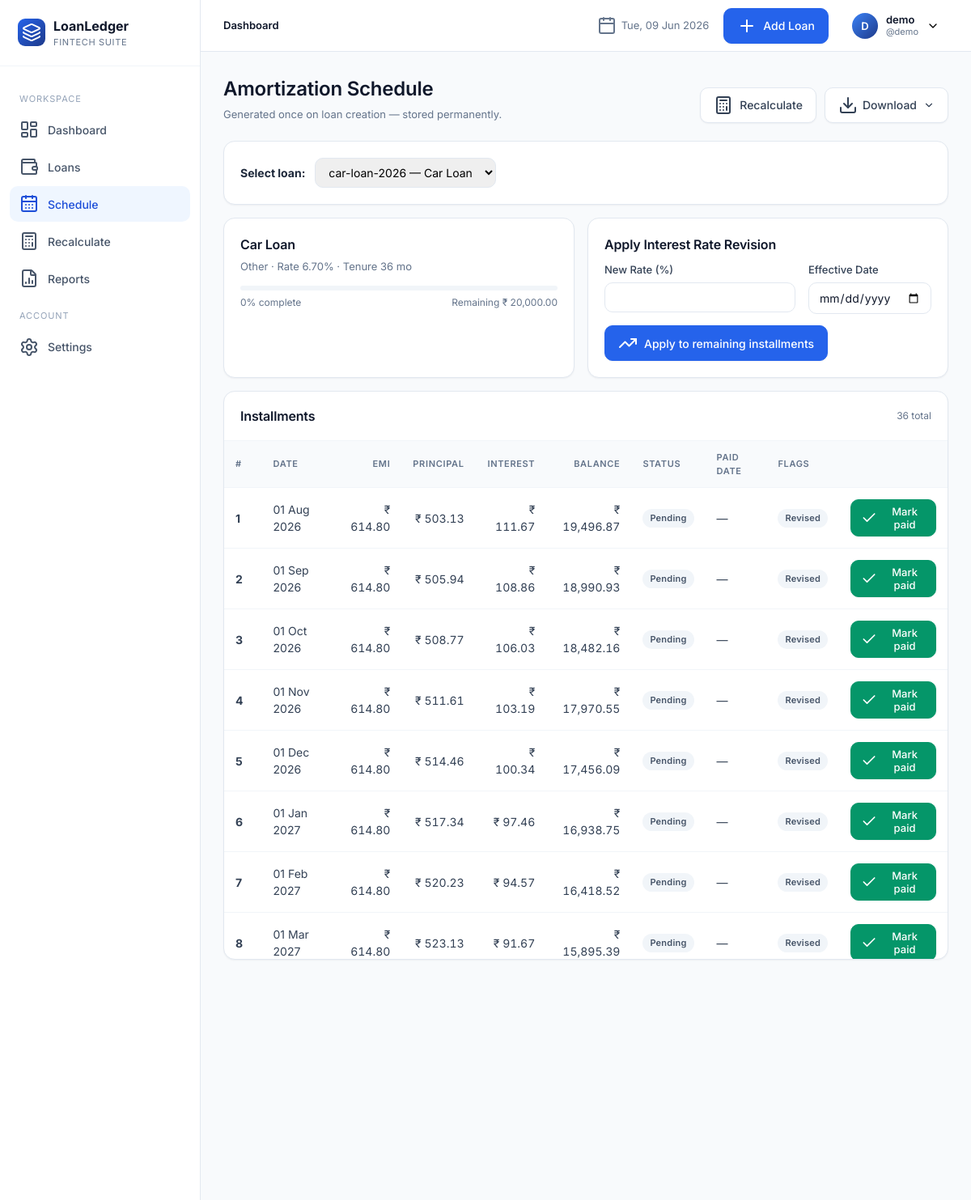
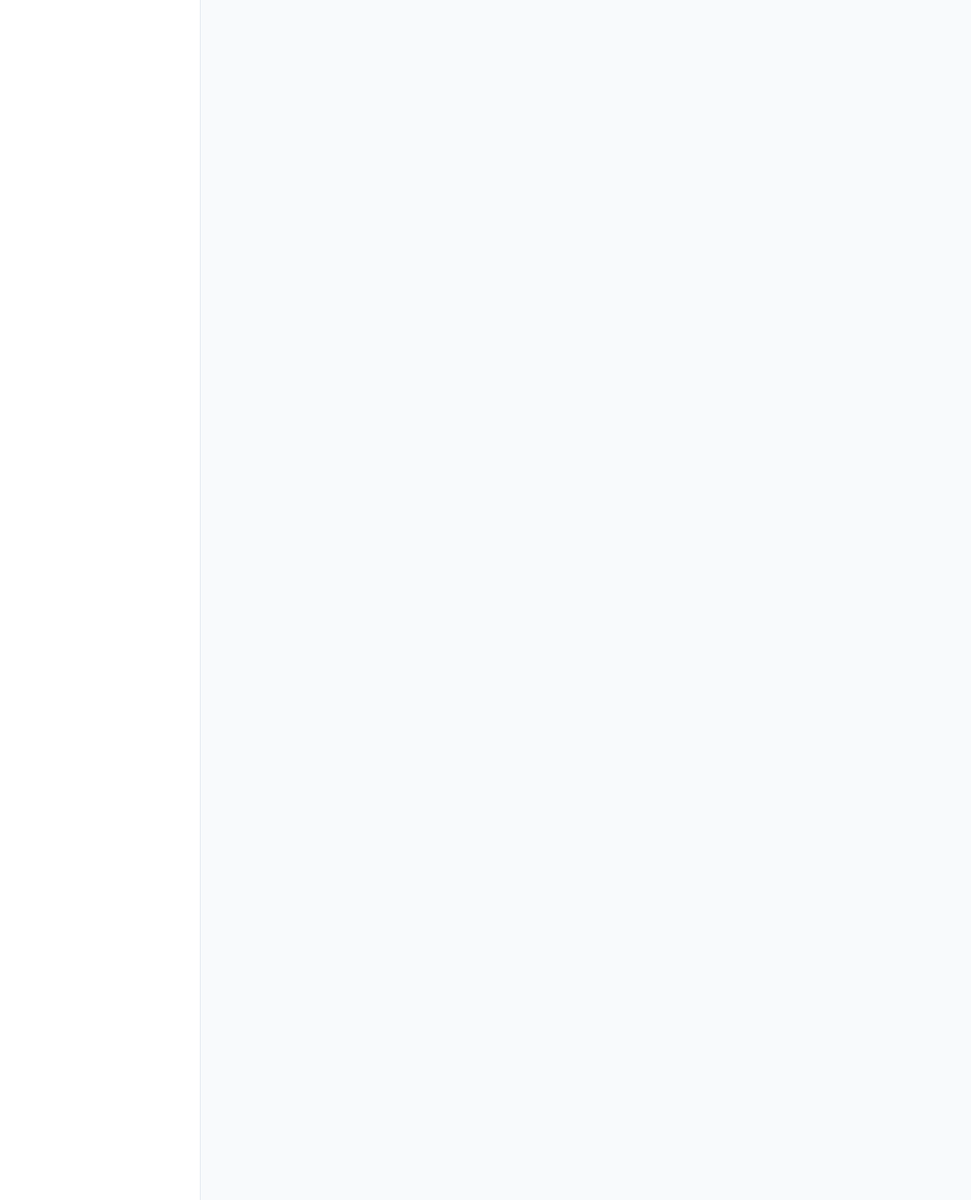
The page /schedule/ (signed in, upper part) on the database as committed earlier (2 pictures, top to bottom).
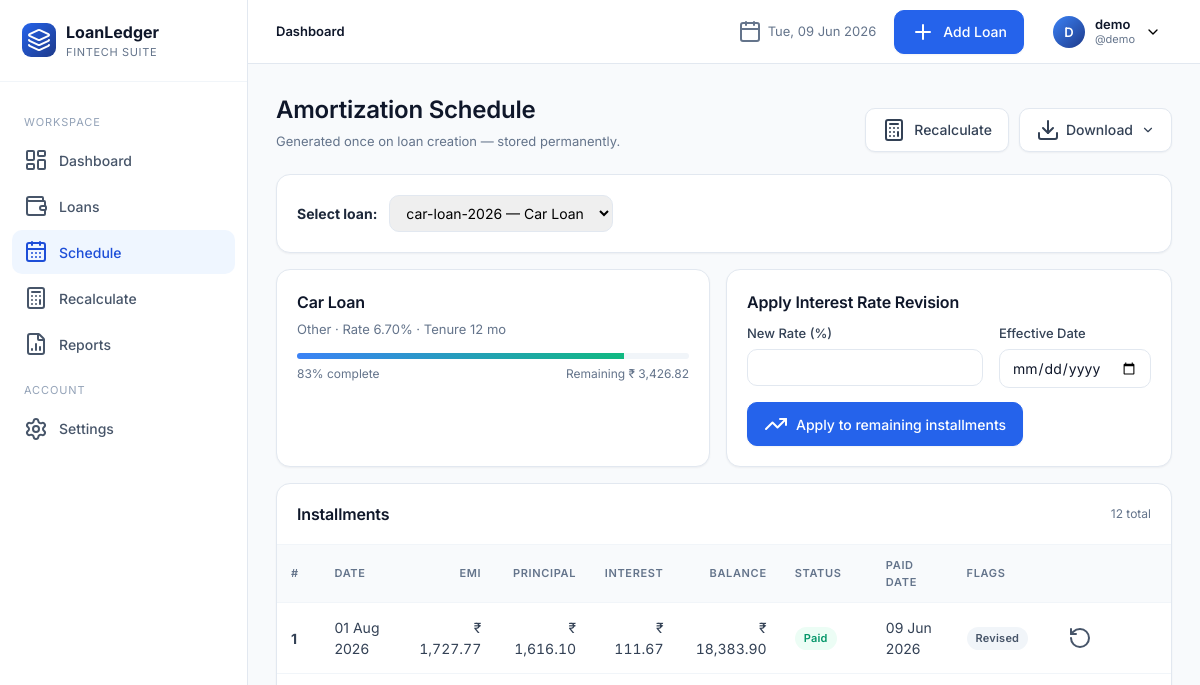
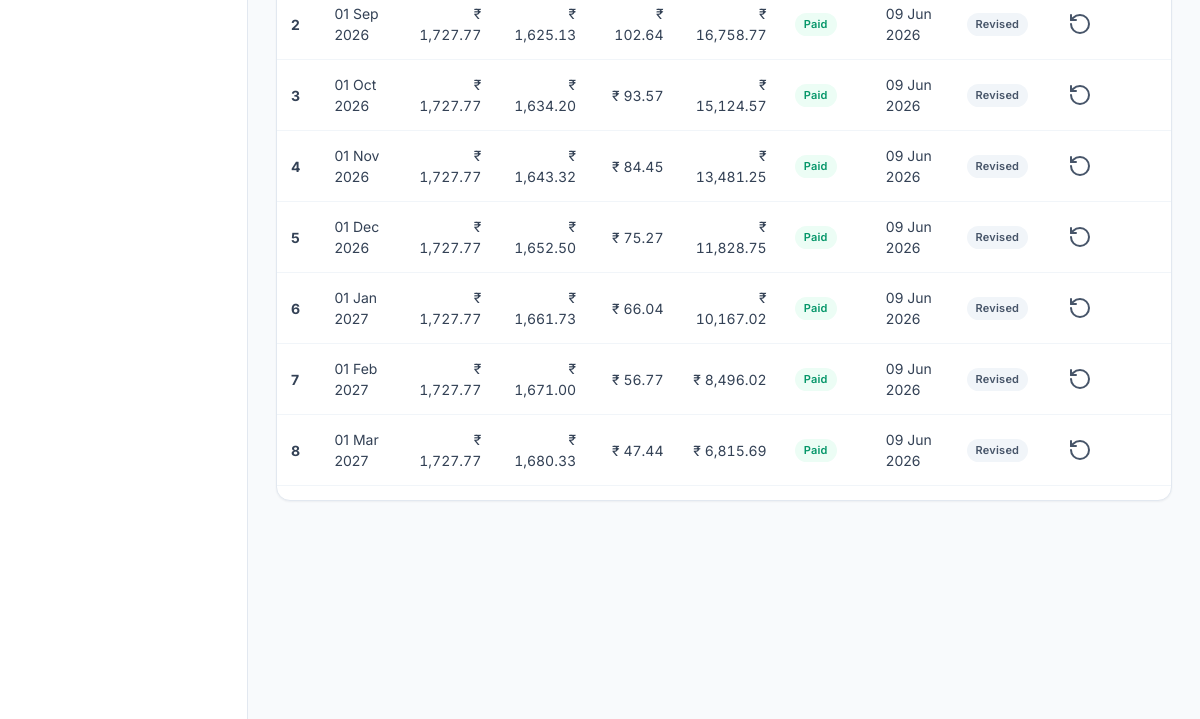
The same page on the database as committed later (2 pictures, top to bottom).
### app/models.py (models this page shows, shortened)
class User(UserMixin, db.Model):
    __tablename__ = "users"
    id = db.Column(db.Integer, primary_key=True)
    full_name = db.Column(db.String(120), nullable=False)
    username = db.Column(db.String(64), unique=True, nullable=False, index=True)
    email = db.Column(db.String(160), unique=True, nullable=False, index=True)
    password_hash = db.Column(db.String(256), nullable=False)
    preferred_currency = db.Column(db.String(8), default="INR")
    preferred_date_format = db.Column(db.String(20), default="%d %b %Y")
    created_at = db.Column(db.DateTime, default=datetime.utcnow)
    loans = db.relationship("Loan", backref="owner", lazy="dynamic", cascade="all, delete-orphan")

class Loan(db.Model):
    __tablename__ = "loans"
    id = db.Column(db.Integer, primary_key=True)
    user_id = db.Column(db.Integer, db.ForeignKey("users.id"), nullable=False, index=True)
    loan_id = db.Column(db.String(40), nullable=False, index=True)  # manual unique per user
    loan_name = db.Column(db.String(120), nullable=False)
    loan_category = db.Column(db.String(50), nullable=False, default="Personal")
    bank_name = db.Column(db.String(120), nullable=False)
    loan_amount = db.Column(db.Float, nullable=False)
    interest_rate = db.Column(db.Float, nullable=False)  # annual %
    down_payment = db.Column(db.Float, default=0)
    custom_emi = db.Column(db.Float, nullable=True)
    start_date = db.Column(db.Date, nullable=False)
    tenure_months = db.Column(db.Integer, nullable=False)
    loan_status = db.Column(db.String(20), default="Active", index=True)
    remaining_balance = db.Column(db.Float, default=0)
    completion_percentage = db.Column(db.Float, default=0)
    is_archived = db.Column(db.Boolean, default=False, index=True)
    balloon_date = db.Column(db.Date, nullable=True)
    balloon_amount = db.Column(db.Float, nullable=True)
    notes = db.Column(db.Text)
    closed_at = db.Column(db.DateTime, nullable=True)
    final_amount = db.Column(db.Float, nullable=True)
    closure_notes = db.Column(db.Text, nullable=True)
    created_at = db.Column(db.DateTime, default=datetime.utcnow)
    updated_at = db.Column(db.DateTime, default=datetime.utcnow, onupdate=datetime.utcnow)
    schedules = db.relationship("Schedule", backref="loan", lazy="dynamic",
                                cascade="all, delete-orphan", order_by="Schedule.month_index")
    __table_args__ = (db.UniqueConstraint("user_id", "loan_id", name="uq_user_loanid"),)

class Schedule(db.Model):
    __tablename__ = "schedules"
    id = db.Column(db.Integer, primary_key=True)
    loan_id = db.Column(db.Integer, db.ForeignKey("loans.id"), nullable=False, index=True)
    month_index = db.Column(db.Integer, nullable=False)
    payment_date = db.Column(db.Date, nullable=False)
    emi = db.Column(db.Float, nullable=False)
    principal = db.Column(db.Float, nullable=False)
    interest = db.Column(db.Float, nullable=False)
    remaining_balance = db.Column(db.Float, nullable=False)
    payment_status = db.Column(db.String(20), default="Pending")  # Pending / Paid / Overdue
    paid_date = db.Column(db.Date, nullable=True)
    notes = db.Column(db.String(255))
    is_balloon = db.Column(db.Boolean, default=False)
    is_revised = db.Column(db.Boolean, default=False)

### app/blueprints/schedule.py (the view)
@schedule_bp.route("/")
@login_required
def index():
    loans = current_user.loans.filter_by(is_archived=False).order_by(Loan.created_at.desc()).all()
    selected_id = request.args.get("loan_pk", type=int)
    loan = _get_loan(selected_id) if selected_id else (loans[0] if loans else None)
    revision_form = InterestRevisionForm()
    return render_template("schedule/index.html", loans=loans, loan=loan, revision_form=revision_form)

### app/forms.py
class InterestRevisionForm(FlaskForm):
    new_rate = FloatField("New Interest Rate (%)", validators=[InputRequired(), NumberRange(min=0, max=100)])
    effective_date = DateField("Effective Date", validators=[DataRequired()])
    submit = SubmitField("Apply Revision")

### app/utils.py (called while the page is built)
def format_date(d, fmt=None):
    if not d:
        return "-"
    if fmt is None and current_user and current_user.is_authenticated:
        fmt = current_user.preferred_date_format or "%d %b %Y"
    fmt = fmt or "%d %b %Y"
    try:
        return d.strftime(fmt)
    except Exception:
        return str(d)

### app/templates/schedule/index.html (shortened to what this page needs)
{% extends "base.html" %}
{% block content %}
<div class="page-header">
  <div class="title-block">
    <h1>Amortization Schedule</h1>
    <div class="sub">Generated once on loan creation — stored permanently.</div>
  </div>
  <div class="actions">
    {% if loan %}
      <a href="{{ url_for('recalc.index', loan_pk=loan.id) }}" class="btn secondary">
        <i data-lucide="calculator"></i> Recalculate
      </a>
      <div style="display:inline-block;position:relative">
        <button class="btn secondary" id="csvPdfBtn" type="button" style="gap:6px">
          <i data-lucide="download"></i> Download <i data-lucide="chevron-down" style="width:14px;height:14px;margin-left:2px"></i>
        </button>
      </div>
    {% endif %}
  </div>
</div>
{% if not loans %}
  <div class="card pad empty">
    <i data-lucide="calendar-x"></i>
    <h3>No loans yet</h3>
    <p>Create a loan to view its schedule.</p>
  </div>
{% else %}
  <div class="card" style="margin-bottom:16px">
    <div class="card-body" style="display:flex;align-items:center;gap:12px;flex-wrap:wrap">
      <strong>Select loan:</strong>
      <select onchange="location.href=this.value"
        style="padding:8px 12px;border:1px solid var(--slate-200);border-radius:10px">
        {% for l in loans %}
          <option value="{{ url_for('schedule.view', loan_pk=l.id) }}"
            {% if loan and l.id == loan.id %}selected{% endif %}>
            {{ l.loan_id }} — {{ l.loan_name }}
          </option>
        {% endfor %}
      </select>
    </div>
  </div>
  {% if loan %}
    <div class="grid grid-2" style="margin-bottom:16px">
      <div class="card pad">
        <h3 style="margin-bottom:6px">{{ loan.loan_name }}</h3>
        <div style="color:var(--slate-500);font-size:13px">
          {{ loan.bank_name }} · Rate {{ '%.2f'|format(loan.interest_rate) }}%
          · Tenure {{ loan.tenure_months }} mo
        </div>
        <div style="margin-top:14px">
          <div class="progress">
            <div class="progress-bar" style="width: {{ loan.completion_percentage }}%"></div>
          </div>
          <div style="display:flex;justify-content:space-between;font-size:12px;color:var(--slate-500);margin-top:6px">
            <span>{{ '%.0f'|format(loan.completion_percentage) }}% complete</span>
            <span>Remaining {{ loan.remaining_balance|money }}</span>
          </div>
        </div>
      </div>
      <div class="card pad">
        <h3 style="margin-bottom:10px">Apply Interest Rate Revision</h3>
        <form method="post" action="{{ url_for('schedule.revise_interest', loan_pk=loan.id) }}">
          <div class="form-grid">
            <div class="form-row">
              <label>New Rate (%)</label>
              {{ revision_form.new_rate() }}
            </div>
            <div class="form-row">
              <label>Effective Date</label>
              {{ revision_form.effective_date() }}
            </div>
          </div>
          <button class="btn">
            <i data-lucide="trending-up"></i>
            Apply to remaining installments
          </button>
        </form>
      </div>
    </div>
    <div class="card">
      <div class="card-header">
        <h3>Installments</h3>
        <span style="font-size:12px;color:var(--slate-500)">
          {{ loan.schedules.count() }} total
        </span>
      </div>
      <div class="table-wrap" style="max-height:640px;overflow-y:auto">
        <table class="tbl">
          <thead>
            <tr>
              <th>#</th>
              <th>Date</th>
              <th class="num">EMI</th>
              <th class="num">Principal</th>
              <th class="num">Interest</th>
              <th class="num">Balance</th>
              <th>Status</th>
              <th>Paid Date</th>
              <th>Flags</th>
              <th></th>
            </tr>
          </thead>
          <tbody>
            {% for s in loan.schedules %}
            <tr>
              <td><strong>{{ s.month_index }}</strong></td>
              <td>{{ s.payment_date|fdate }}</td>
              <td class="num">{{ s.emi|money }}</td>
              <td class="num">{{ s.principal|money }}</td>
              <td class="num">{{ s.interest|money }}</td>
              <td class="num">{{ s.remaining_balance|money }}</td>
              <td data-status>
                <span class="badge {{ s.payment_status }}">{{ s.payment_status }}</span>
              </td>
              <td>
                {{ s.paid_date|fdate if s.paid_date else '—' }}
              </td>
              <td>
                {% if s.is_revised %}
                  <span class="badge Pending">Revised</span>
                {% endif %}
              </td>
              <td>
                {% if s.payment_status == 'Paid' %}
                  <form method="post"
                        action="{{ url_for('schedule.undo_paid', loan_pk=loan.id, schedule_id=s.id) }}"
                        data-ajax="payment"
                        data-schedule-id="{{ s.id }}"
                        data-kind="undo"
                        style="display:inline">
                    <button class="btn ghost sm">
                      <i data-lucide="rotate-ccw"></i>
                    </button>
                  </form>
                {% else %}
                  <form method="post"
                        action="{{ url_for('schedule.mark_paid', loan_pk=loan.id, schedule_id=s.id) }}"
                        data-ajax="payment"
                        data-schedule-id="{{ s.id }}"
                        data-kind="paid"
                        style="display:inline">
                    <button class="btn success sm">
                      <i data-lucide="check"></i> Mark paid
                    </button>
                  </form>
                {% endif %}
              </td>
            </tr>
            {% endfor %}
          </tbody>
        </table>
      </div>
    </div>
  {% endif %}
{% endif %}
{% endblock %}

### app/templates/base.html (shortened to what this page needs)
<!doctype html>
<html lang="en">
<head>
  <link rel="stylesheet" href="{{ url_for('static', filename='css/styles.css') }}">
  <link rel="stylesheet" href="{{ url_for('static', filename='css/chatbot.css') }}">
</head>
<body>
{% if current_user.is_authenticated %}
<div class="app">
  {% include "_sidebar.html" %}
  <div class="main">
    {% include "_topnav.html" %}
    <main class="content">
      {% block content %}{% endblock %}
    </main>
  </div>
</div>
{% else %}
  {% block auth_content %}{% endblock %}
{% endif %}
</body>
</html>

### app/templates/_sidebar.html (shortened to what this page needs)
{% set ep = request.endpoint or '' %}
<aside class="sidebar">
  <div class="brand">
    <div class="brand-mark"><i data-lucide="layers"></i></div>
    <div>
      <div class="brand-name">LoanLedger</div>
      <div class="brand-sub">Fintech Suite</div>
    </div>
  </div>
  <nav>
    <div class="group-label">Workspace</div>
    <a href="{{ url_for('dashboard.index') }}" class="{{ 'active' if ep.startswith('dashboard.') else '' }}"><i data-lucide="layout-dashboard"></i> Dashboard</a>
    <a href="{{ url_for('loans.list_loans') }}" class="{{ 'active' if ep.startswith('loans.') else '' }}"><i data-lucide="wallet"></i> Loans</a>
    <a href="{{ url_for('schedule.index') }}" class="{{ 'active' if ep.startswith('schedule.') else '' }}"><i data-lucide="calendar-days"></i> Schedule</a>
    <a href="{{ url_for('recalc.index') }}" class="{{ 'active' if ep.startswith('recalc.') else '' }}"><i data-lucide="calculator"></i> Recalculate</a>
    <a href="{{ url_for('reports.index') }}" class="{{ 'active' if ep.startswith('reports.') else '' }}"><i data-lucide="file-bar-chart-2"></i> Reports</a>
    <div class="group-label">Account</div>
    <a href="{{ url_for('settings.index') }}" class="{{ 'active' if ep.startswith('settings.') else '' }}"><i data-lucide="settings"></i> Settings</a>
  </nav>
</aside>

### app/templates/_topnav.html (shortened to what this page needs)
<header class="topnav">
  <div class="crumbs">
    {% block crumbs %}<strong>Dashboard</strong>{% endblock %}
  </div>
  <div class="date"><i data-lucide="calendar"></i> {{ now.strftime('%a, %d %b %Y') }}</div>
  {% if request.endpoint and not request.endpoint.startswith('settings.') %}
    <a href="{{ url_for('loans.add') }}" class="btn"><i data-lucide="plus"></i> Add Loan</a>
  {% endif %}
  <div class="profile">
    <button class="profile-btn">
      <div class="avatar">{{ current_user.full_name[:1]|upper }}</div>
      <div style="text-align:left;line-height:1.2">
        <div style="font-weight:600;font-size:13px;color:var(--slate-900)">{{ current_user.full_name }}</div>
        <div style="font-size:11px;color:var(--slate-500)">@{{ current_user.username }}</div>
      </div>
      <i data-lucide="chevron-down" style="width:16px;height:16px"></i>
    </button>
  </div>
</header>

Rows that differ between the two databases and show on the page:
changed Loan "Car Loan": tenure_months "36" → "12"; completion_percentage "0" → "83"; remaining_balance "₹ 20,000.00" → "₹ 3,426.82"
changed Schedule "01 Aug 2026": emi "₹ 614.80" → "₹ 1,727.77"; principal "₹ 503.13" → "₹ 1,616.10"; remaining_balance "₹ 19,496.87" → "₹ 18,383.90"; payment_status "Pending" → "Paid"; paid_date|fdate "—" → "09 Jun 2026"; no longer shows "Mark paid"
changed Schedule "01 Sep 2026": emi "₹ 614.80" → "₹ 1,727.77"; principal "₹ 505.94" → "₹ 1,625.13"; interest "₹ 108.86" → "₹ 102.64"; remaining_balance "₹ 18,990.93" → "₹ 16,758.77"; payment_status "Pending" → "Paid"; paid_date|fdate "—" → "09 Jun 2026"; no longer shows "Mark paid"
changed Schedule "01 Oct 2026": emi "₹ 614.80" → "₹ 1,727.77"; principal "₹ 508.77" → "₹ 1,634.20"; interest "₹ 106.03" → "₹ 93.57"; remaining_balance "₹ 18,482.16" → "₹ 15,124.57"; payment_status "Pending" → "Paid"; paid_date|fdate "—" → "09 Jun 2026"; no longer shows "Mark paid"
changed Schedule "01 Nov 2026": emi "₹ 614.80" → "₹ 1,727.77"; principal "₹ 511.61" → "₹ 1,643.32"; interest "₹ 103.19" → "₹ 84.45"; remaining_balance "₹ 17,970.55" → "₹ 13,481.25"; payment_status "Pending" → "Paid"; paid_date|fdate "—" → "09 Jun 2026"; no longer shows "Mark paid"
changed Schedule "01 Dec 2026": emi "₹ 614.80" → "₹ 1,727.77"; principal "₹ 514.46" → "₹ 1,652.50"; interest "₹ 100.34" → "₹ 75.27"; remaining_balance "₹ 17,456.09" → "₹ 11,828.75"; payment_status "Pending" → "Paid"; paid_date|fdate "—" → "09 Jun 2026"; no longer shows "Mark paid"
changed Schedule "01 Jan 2027": emi "₹ 614.80" → "₹ 1,727.77"; principal "₹ 517.34" → "₹ 1,661.73"; interest "₹ 97.46" → "₹ 66.04"; remaining_balance "₹ 16,938.75" → "₹ 10,167.02"; payment_status "Pending" → "Paid"; paid_date|fdate "—" → "09 Jun 2026"; no longer shows "Mark paid"
changed Schedule "01 Feb 2027": emi "₹ 614.80" → "₹ 1,727.77"; principal "₹ 520.23" → "₹ 1,671.00"; interest "₹ 94.57" → "₹ 56.77"; remaining_balance "₹ 16,418.52" → "₹ 8,496.02"; payment_status "Pending" → "Paid"; paid_date|fdate "—" → "09 Jun 2026"; no longer shows "Mark paid"
changed Schedule "01 Mar 2027": emi "₹ 614.80" → "₹ 1,727.77"; principal "₹ 523.13" → "₹ 1,680.33"; interest "₹ 91.67" → "₹ 47.44"; remaining_balance "₹ 15,895.39" → "₹ 6,815.69"; payment_status "Pending" → "Paid"; paid_date|fdate "—" → "09 Jun 2026"; no longer shows "Mark paid"
Other text that changed with them:
{{ loan.schedules.count() }}: "36" → "12"
